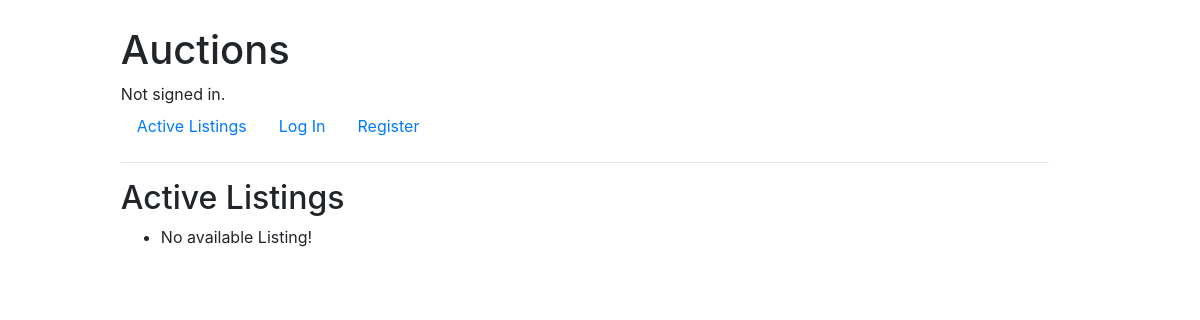
/, run on an earlier commit of the app's database.
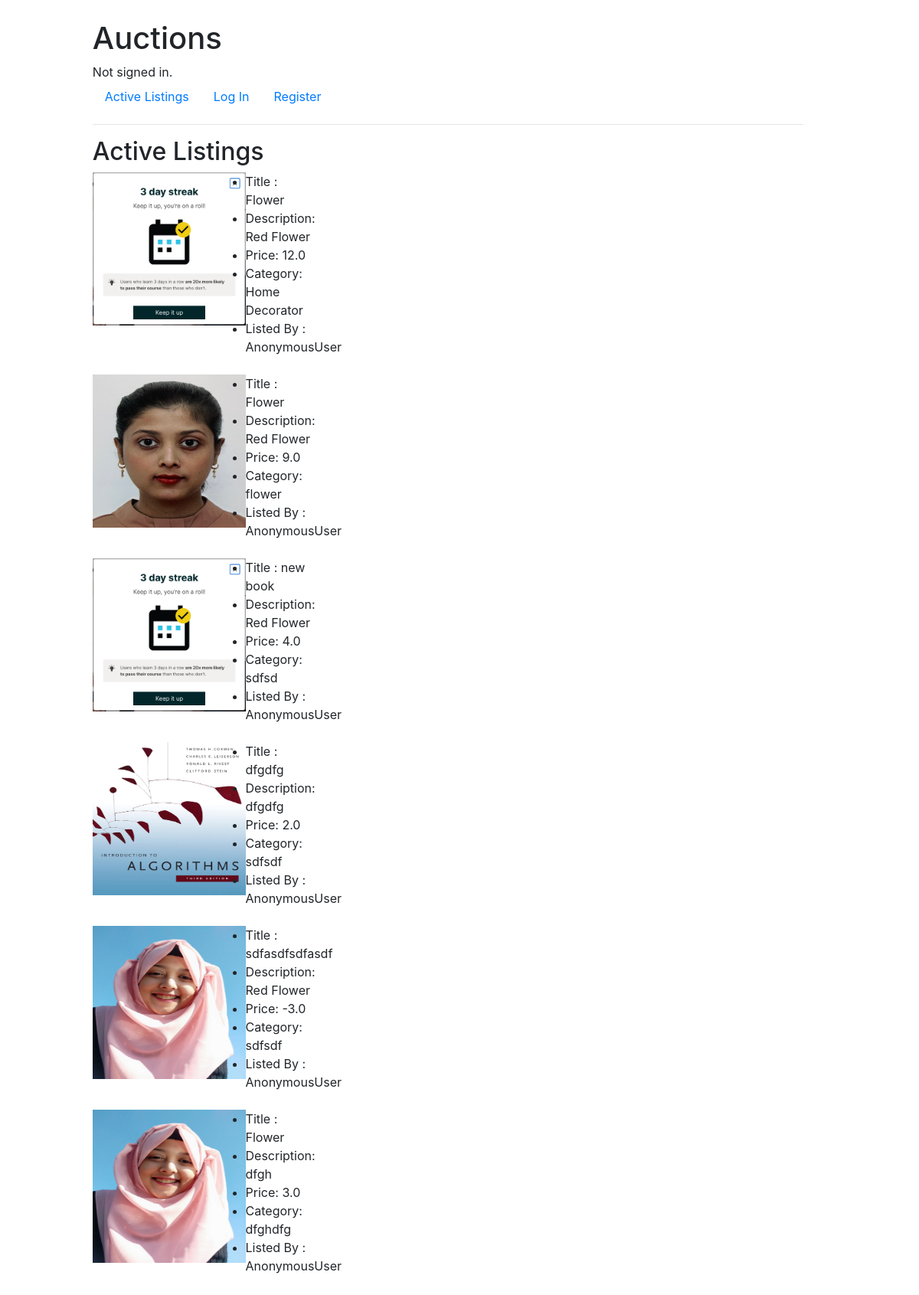
And on a later commit of the database.
### auctions/models.py (models this page shows, shortened)
class Listing(models.Model):
    title = models.CharField(max_length=50)
    description = models.TextField(max_length=300)
    starting_bid = models.FloatField(max_length=254)
    image = models.ImageField(blank=True, null=True)
    category = models.CharField(max_length=50)

### auctions/views.py (the view)
# urls.py: path("", views.index, name="index"),
def index(request):
    return render(request, 'auctions/index.html', {
        'auctions': Listing.objects.all()
    })

### auctions/templates/auctions/index.html (shortened to what this page needs)
{% extends "auctions/layout.html" %}
{% block body %}
<h2>Active Listings</h2>
 {% if auctions %} {% for auction in auctions %}
<div class="row mb-2">
  <div class="col-lg-2"><img src="static/auctions/images/{{auction.image}}" class="image-style"></div>
  <div class="col-lg-2">
    <ul>
      <li>Title : {{ auction.title }}</li>
      <li>Description: {{ auction.description }}</li>
      <li>Price: {{ auction.starting_bid }}</li>
      <li>Category: {{ auction.category }}</li>
      <li>Listed By : {{ user }}</li>
    </ul>
  </div>
</div>
{% endfor %} {% else %}
<ul>
  <li>No available Listing!</li>
</ul>
{% endif %} {% endblock %}

### auctions/templates/auctions/layout.html (shortened to what this page needs)
{% load static %}
<!DOCTYPE html>
<html lang="en">
    <head>
        <link rel="stylesheet" href="https://stackpath.bootstrapcdn.com/bootstrap/4.4.1/css/bootstrap.min.css">
        <link href="{% static 'auctions/css/styles.css' %}" rel="stylesheet">
    </head>
    <body>
        <div class="container-fluid row align-items-center justify-content-center">
            <div class="col-md-10 mt-3">
                <h1>Auctions</h1>
                <div>
                    {% if user.is_authenticated %}
                        Signed in as <strong>{{ user.username }}</strong>.
                    {% else %}
                        Not signed in.
                    {% endif %}
                </div>
                <ul class="nav">
                    <li class="nav-item">
                        <a class="nav-link" href="{% url 'auctions:index' %}">Active Listings</a>
                    </li>
                    {% if user.is_authenticated %}
                        <li class="nav-item">
                            <a class="nav-link" href="{% url 'auctions:createListing' user.username %}">Create Listing</a>
                        </li>
                        <li class="nav-item">
                            <a class="nav-link" href="{% url 'auctions:logout' %}">Log Out</a>
                        </li>
                    {% else %}
                        <li class="nav-item">
                            <a class="nav-link" href="{% url 'auctions:login' %}">Log In</a>
                        </li>
                        <li class="nav-item">
                            <a class="nav-link" href="{% url 'auctions:register' %}">Register</a>
                        </li>
                    {% endif %}
                </ul>
                <hr>
                {% block body %}
                {% endblock %}
            </div>
        </div>
    </body>
</html>

### auctions/static/auctions/css/styles.css (style rules this page uses)
body { padding: 10px; }
.image-style { height: 200px; width: 200px; }

What changed in the data, as far as the page shows it:
added Listing: image (picture), title "Flower", description "Red Flower", starting_bid "12.0", category "Home Decorator", user "AnonymousUser"
added Listing: image (picture), title "Flower", description "Red Flower", starting_bid "9.0", category "flower", user "AnonymousUser"
added Listing: image (picture), title "new book", description "Red Flower", starting_bid "4.0", category "sdfsd", user "AnonymousUser"
added Listing: image (picture), title "dfgdfg", description "dfgdfg", starting_bid "2.0", category "sdfsdf", user "AnonymousUser"
added Listing: image (picture), title "sdfasdfsdfasdf", description "Red Flower", starting_bid "-3.0", category "sdfsdf", user "AnonymousUser"
added Listing: image (picture), title "Flower", description "dfgh", starting_bid "3.0", category "dfghdfg", user "AnonymousUser"
Also different on the page:
text no longer shown: "No available Listing!"
